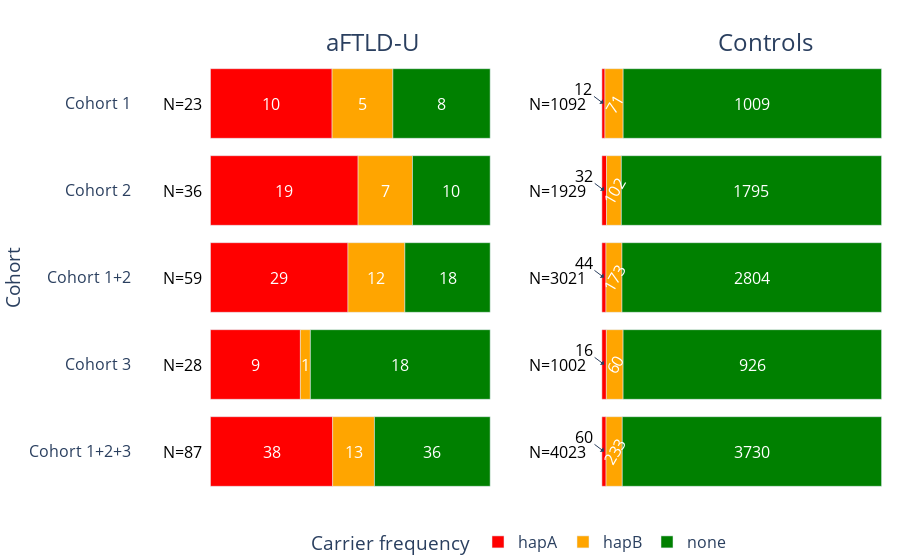

Write notebook code for a chart like this one.
### Code cell
fig = px.bar(pats,
             x="value", y="cohort", color="variable", orientation="h", 
             color_discrete_map={"hapA": "red", "hapB": "orange", "none": "green"},
             labels={"value": "Proportion", "variable": "Haplotype", "cohort": "Cohort"},
             facet_col="phenotype",
             facet_col_spacing=0.03,
             )
fig.for_each_annotation(lambda a: a.update(text=a.text.split("=")[-1], font=dict(size=24), xanchor="left"))

fig.update_layout(
    title="",
    xaxis_title="",
    xaxis2_title="",
    yaxis_title="Cohort",
    title_x=0.5,
    plot_bgcolor="white",
    font=dict(size=16),
    margin=dict(l=0, r=0, b=0),
) 

# put the legend horizontal, centered, below the plotting area
fig.update_layout(
    legend=dict(
        orientation="h",
        yanchor="bottom",
        y=-0.15,
        xanchor="center",
        x=0.5,
        title="Carrier frequency",
    )
)

# hide x-axis labels
fig.update_xaxes(showticklabels=False)
fig.update_yaxes(
    ticks="outside",
    tickcolor="white",  # adjust color of the tick
)

pats_vals = df[df["phenotype"] == "aFTLD-U"].copy()
pats_vals["hapA_loc"] = pats_vals["hapA_f"] / 2  # center of hapA block
pats_vals["hapB_loc"] = (
    pats_vals["hapA_f"] + pats_vals["hapB_f"] / 2
)  # center of hapB block
pats_vals["none_loc"] = (
    pats_vals["hapA_f"] + pats_vals["hapB_f"] + pats_vals["none_f"] / 2
)  # center of none block

for i, row in pats_vals.iterrows():
    fig.add_annotation(
        x=row["hapA_loc"],
        y=row["cohort"],
        text=f"{row['hapA']}",
        showarrow=False,
        font=dict(color="white", size=16),
        col=1, row=1
    )
    fig.add_annotation(
        x=row["hapB_loc"],
        y=row["cohort"],
        text=f"{row['hapB']}",
        showarrow=False,
        font=dict(color="white", size=16),
        col=1, row=1
    )
    fig.add_annotation(
        x=row["none_loc"],
        y=row["cohort"],
        text=f"{row['none']}",
        showarrow=False,
        font=dict(color="white", size = 16),
        col=1, row=1
    )

    fig.add_annotation(
        x=-0.1,
        y=row["cohort"],
        text=f"N={row['sum']}",
        font=dict(color="black", size=16),
        col=1, row=1,
        showarrow=False,
    )

con_vals = df[df["phenotype"] == "Controls"].copy()
con_vals["hapA_loc"] = con_vals["hapA_f"] / 2  # center of hapA block
con_vals["hapB_loc"] = (
    con_vals["hapA_f"] + con_vals["hapB_f"] / 2
)  # center of hapB block
con_vals["none_loc"] = (
    con_vals["hapA_f"] + con_vals["hapB_f"] + con_vals["none_f"] / 2
)  # center of none block

for i, row in con_vals.iterrows():
    fig.add_annotation(
        x=row["hapA_loc"],
        y=row["cohort"],
        text=f"{row['hapA']}",
        showarrow=True,
        arrowhead=1,
        font=dict(color="black", size=16),
        yshift=0,
        ax=-20,
        ay=-15,
        col=2, row=1
    )
    fig.add_annotation(
        x=row["hapB_loc"],
        y=row["cohort"],
        text=f"{row['hapB']}",
        showarrow=False,
        font=dict(color="white", size=16),
        textangle=-60, 
        col=2, row=1
    )
    fig.add_annotation(
        x=row["none_loc"],
        y=row["cohort"],
        text=f"{row['none']}",
        showarrow=False,
        font=dict(color="white", size=16),
        col=2, row=1
    )

    fig.add_annotation(
        x=-0.16,
        y=row["cohort"],
        text=f"N={row['sum']}",
        font=dict(color="black", size=16),
        col=2, row=1,
        showarrow=False,
    )



fig.show()

### Figure 1 — Plotly figure (JSON) as saved in the notebook; plotly's stock layout.template omitted (floating-point values rounded to 4 significant figures)
{"data": [{"alignmentgroup": "True", "hovertemplate": "Haplotype=hapA<br>phenotype=aFTLD-U<br>Proportion=%{x}<br>Cohort=%{y}<extra></extra>", "legendgroup": "hapA", "marker": {"color": "red", "pattern": {"shape": ""}}, "name": "hapA", "offsetgroup": "hapA", "orientation": "h", "showlegend": true, "textposition": "auto", "type": "bar", "x": [0.4368, 0.3214, 0.4915, 0.5278, 0.4348], "xaxis": "x", "y": ["Cohort 1+2+3", "Cohort 3", "Cohort 1+2", "Cohort 2", "Cohort 1"], "yaxis": "y"}, {"alignmentgroup": "True", "hovertemplate": "Haplotype=hapA<br>phenotype=Controls<br>Proportion=%{x}<br>Cohort=%{y}<extra></extra>", "legendgroup": "hapA", "marker": {"color": "red", "pattern": {"shape": ""}}, "name": "hapA", "offsetgroup": "hapA", "orientation": "h", "showlegend": false, "textposition": "auto", "type": "bar", "x": [0.01491, 0.01597, 0.01456, 0.01659, 0.01099], "xaxis": "x2", "y": ["Cohort 1+2+3", "Cohort 3", "Cohort 1+2", "Cohort 2", "Cohort 1"], "yaxis": "y2"}, {"alignmentgroup": "True", "hovertemplate": "Haplotype=hapB<br>phenotype=aFTLD-U<br>Proportion=%{x}<br>Cohort=%{y}<extra></extra>", "legendgroup": "hapB", "marker": {"color": "orange", "pattern": {"shape": ""}}, "name": "hapB", "offsetgroup": "hapB", "orientation": "h", "showlegend": true, "textposition": "auto", "type": "bar", "x": [0.1494, 0.03571, 0.2034, 0.1944, 0.2174], "xaxis": "x", "y": ["Cohort 1+2+3", "Cohort 3", "Cohort 1+2", "Cohort 2", "Cohort 1"], "yaxis": "y"}, {"alignmentgroup": "True", "hovertemplate": "Haplotype=hapB<br>phenotype=Controls<br>Proportion=%{x}<br>Cohort=%{y}<extra></extra>", "legendgroup": "hapB", "marker": {"color": "orange", "pattern": {"shape": ""}}, "name": "hapB", "offsetgroup": "hapB", "orientation": "h", "showlegend": false, "textposition": "auto", "type": "bar", "x": [0.05792, 0.05988, 0.05727, 0.05288, 0.06502], "xaxis": "x2", "y": ["Cohort 1+2+3", "Cohort 3", "Cohort 1+2", "Cohort 2", "Cohort 1"], "yaxis": "y2"}, {"alignmentgroup": "True", "hovertemplate": "Haplotype=none<br>phenotype=aFTLD-U<br>Proportion=%{x}<br>Cohort=%{y}<extra></extra>", "legendgroup": "none", "marker": {"color": "green", "pattern": {"shape": ""}}, "name": "none", "offsetgroup": "none", "orientation": "h", "showlegend": true, "textposition": "auto", "type": "bar", "x": [0.4138, 0.6429, 0.3051, 0.2778, 0.3478], "xaxis": "x", "y": ["Cohort 1+2+3", "Cohort 3", "Cohort 1+2", "Cohort 2", "Cohort 1"], "yaxis": "y"}, {"alignmentgroup": "True", "hovertemplate": "Haplotype=none<br>phenotype=Controls<br>Proportion=%{x}<br>Cohort=%{y}<extra></extra>", "legendgroup": "none", "marker": {"color": "green", "pattern": {"shape": ""}}, "name": "none", "offsetgroup": "none", "orientation": "h", "showlegend": false, "textposition": "auto", "type": "bar", "x": [0.9272, 0.9242, 0.9282, 0.9305, 0.924], "xaxis": "x2", "y": ["Cohort 1+2+3", "Cohort 3", "Cohort 1+2", "Cohort 2", "Cohort 1"], "yaxis": "y2"}], "layout": {"annotations": [{"font": {"size": 24}, "showarrow": false, "text": "aFTLD-U", "x": 0.2425, "xanchor": "left", "xref": "paper", "y": 1, "yanchor": "bottom", "yref": "paper"}, {"font": {"size": 24}, "showarrow": false, "text": "Controls", "x": 0.7575, "xanchor": "left", "xref": "paper", "y": 1, "yanchor": "bottom", "yref": "paper"}, {"font": {"color": "white", "size": 16}, "showarrow": false, "text": "10", "x": 0.2174, "xref": "x", "y": "Cohort 1", "yref": "y"}, {"font": {"color": "white", "size": 16}, "showarrow": false, "text": "5", "x": 0.5435, "xref": "x", "y": "Cohort 1", "yref": "y"}, {"font": {"color": "white", "size": 16}, "showarrow": false, "text": "8", "x": 0.8261, "xref": "x", "y": "Cohort 1", "yref": "y"}, {"font": {"color": "black", "size": 16}, "showarrow": false, "text": "N=23", "x": -0.1, "xref": "x", "y": "Cohort 1", "yref": "y"}, {"font": {"color": "white", "size": 16}, "showarrow": false, "text": "19", "x": 0.2639, "xref": "x", "y": "Cohort 2", "yref": "y"}, {"font": {"color": "white", "size": 16}, "showarrow": false, "text": "7", "x": 0.625, "xref": "x", "y": "Cohort 2", "yref": "y"}, {"font": {"color": "white", "size": 16}, "showarrow": false, "text": "10", "x": 0.8611, "xref": "x", "y": "Cohort 2", "yref": "y"}, {"font": {"color": "black", "size": 16}, "showarrow": false, "text": "N=36", "x": -0.1, "xref": "x", "y": "Cohort 2", "yref": "y"}, {"font": {"color": "white", "size": 16}, "showarrow": false, "text": "29", "x": 0.2458, "xref": "x", "y": "Cohort 1+2", "yref": "y"}, {"font": {"color": "white", "size": 16}, "showarrow": false, "text": "12", "x": 0.5932, "xref": "x", "y": "Cohort 1+2", "yref": "y"}, {"font": {"color": "white", "size": 16}, "showarrow": false, "text": "18", "x": 0.8475, "xref": "x", "y": "Cohort 1+2", "yref": "y"}, {"font": {"color": "black", "size": 16}, "showarrow": false, "text": "N=59", "x": -0.1, "xref": "x", "y": "Cohort 1+2", "yref": "y"}, {"font": {"color": "white", "size": 16}, "showarrow": false, "text": "9", "x": 0.1607, "xref": "x", "y": "Cohort 3", "yref": "y"}, {"font": {"color": "white", "size": 16}, "showarrow": false, "text": "1", "x": 0.3393, "xref": "x", "y": "Cohort 3", "yref": "y"}, {"font": {"color": "white", "size": 16}, "showarrow": false, "text": "18", "x": 0.6786, "xref": "x", "y": "Cohort 3", "yref": "y"}, {"font": {"color": "black", "size": 16}, "showarrow": false, "text": "N=28", "x": -0.1, "xref": "x", "y": "Cohort 3", "yref": "y"}, {"font": {"color": "white", "size": 16}, "showarrow": false, "text": "38", "x": 0.2184, "xref": "x", "y": "Cohort 1+2+3", "yref": "y"}, {"font": {"color": "white", "size": 16}, "showarrow": false, "text": "13", "x": 0.5115, "xref": "x", "y": "Cohort 1+2+3", "yref": "y"}, {"font": {"color": "white", "size": 16}, "showarrow": false, "text": "36", "x": 0.7931, "xref": "x", "y": "Cohort 1+2+3", "yref": "y"}, {"font": {"color": "black", "size": 16}, "showarrow": false, "text": "N=87", "x": -0.1, "xref": "x", "y": "Cohort 1+2+3", "yref": "y"}, {"arrowhead": 1, "ax": -20, "ay": -15, "font": {"color": "black", "size": 16}, "showarrow": true, "text": "12", "x": 0.005495, "xref": "x2", "y": "Cohort 1", "yref": "y2", "yshift": 0}, {"font": {"color": "white", "size": 16}, "showarrow": false, "text": "71", "textangle": -60, "x": 0.0435, "xref": "x2", "y": "Cohort 1", "yref": "y2"}, {"font": {"color": "white", "size": 16}, "showarrow": false, "text": "1009", "x": 0.538, "xref": "x2", "y": "Cohort 1", "yref": "y2"}, {"font": {"color": "black", "size": 16}, "showarrow": false, "text": "N=1092", "x": -0.16, "xref": "x2", "y": "Cohort 1", "yref": "y2"}, {"arrowhead": 1, "ax": -20, "ay": -15, "font": {"color": "black", "size": 16}, "showarrow": true, "text": "32", "x": 0.008294, "xref": "x2", "y": "Cohort 2", "yref": "y2", "yshift": 0}, {"font": {"color": "white", "size": 16}, "showarrow": false, "text": "102", "textangle": -60, "x": 0.04303, "xref": "x2", "y": "Cohort 2", "yref": "y2"}, {"font": {"color": "white", "size": 16}, "showarrow": false, "text": "1795", "x": 0.5347, "xref": "x2", "y": "Cohort 2", "yref": "y2"}, {"font": {"color": "black", "size": 16}, "showarrow": false, "text": "N=1929", "x": -0.16, "xref": "x2", "y": "Cohort 2", "yref": "y2"}, {"arrowhead": 1, "ax": -20, "ay": -15, "font": {"color": "black", "size": 16}, "showarrow": true, "text": "44", "x": 0.007282, "xref": "x2", "y": "Cohort 1+2", "yref": "y2", "yshift": 0}, {"font": {"color": "white", "size": 16}, "showarrow": false, "text": "173", "textangle": -60, "x": 0.0432, "xref": "x2", "y": "Cohort 1+2", "yref": "y2"}, {"font": {"color": "white", "size": 16}, "showarrow": false, "text": "2804", "x": 0.5359, "xref": "x2", "y": "Cohort 1+2", "yref": "y2"}, {"font": {"color": "black", "size": 16}, "showarrow": false, "text": "N=3021", "x": -0.16, "xref": "x2", "y": "Cohort 1+2", "yref": "y2"}, {"arrowhead": 1, "ax": -20, "ay": -15, "font": {"color": "black", "size": 16}, "showarrow": true, "text": "16", "x": 0.007984, "xref": "x2", "y": "Cohort 3", "yref": "y2", "yshift": 0}, {"font": {"color": "white", "size": 16}, "showarrow": false, "text": "60", "textangle": -60, "x": 0.04591, "xref": "x2", "y": "Cohort 3", "yref": "y2"}, {"font": {"color": "white", "size": 16}, "showarrow": false, "text": "926", "x": 0.5379, "xref": "x2", "y": "Cohort 3", "yref": "y2"}, {"font": {"color": "black", "size": 16}, "showarrow": false, "text": "N=1002", "x": -0.16, "xref": "x2", "y": "Cohort 3", "yref": "y2"}, {"arrowhead": 1, "ax": -20, "ay": -15, "font": {"color": "black", "size": 16}, "showarrow": true, "text": "60", "x": 0.007457, "xref": "x2", "y": "Cohort 1+2+3", "yref": "y2", "yshift": 0}, {"font": {"color": "white", "size": 16}, "showarrow": false, "text": "233", "textangle": -60, "x": 0.04387, "xref": "x2", "y": "Cohort 1+2+3", "yref": "y2"}, {"font": {"color": "white", "size": 16}, "showarrow": false, "text": "3730", "x": 0.5364, "xref": "x2", "y": "Cohort 1+2+3", "yref": "y2"}, {"font": {"color": "black", "size": 16}, "showarrow": false, "text": "N=4023", "x": -0.16, "xref": "x2", "y": "Cohort 1+2+3", "yref": "y2"}], "barmode": "relative", "font": {"size": 16}, "legend": {"orientation": "h", "title": {"text": "Carrier frequency"}, "tracegroupgap": 0, "x": 0.5, "xanchor": "center", "y": -0.15, "yanchor": "bottom"}, "margin": {"b": 0, "l": 0, "r": 0, "t": 60}, "plot_bgcolor": "white", "title": {"text": "", "x": 0.5}, "xaxis": {"anchor": "y", "domain": [0, 0.485], "showticklabels": false, "title": {"text": ""}}, "xaxis2": {"anchor": "y2", "domain": [0.515, 1], "matches": "x", "showticklabels": false, "title": {"text": ""}}, "yaxis": {"anchor": "x", "domain": [0, 1], "tickcolor": "white", "ticks": "outside", "title": {"text": "Cohort"}}, "yaxis2": {"anchor": "x2", "domain": [0, 1], "matches": "y", "showticklabels": false, "tickcolor": "white", "ticks": "outside"}}}
